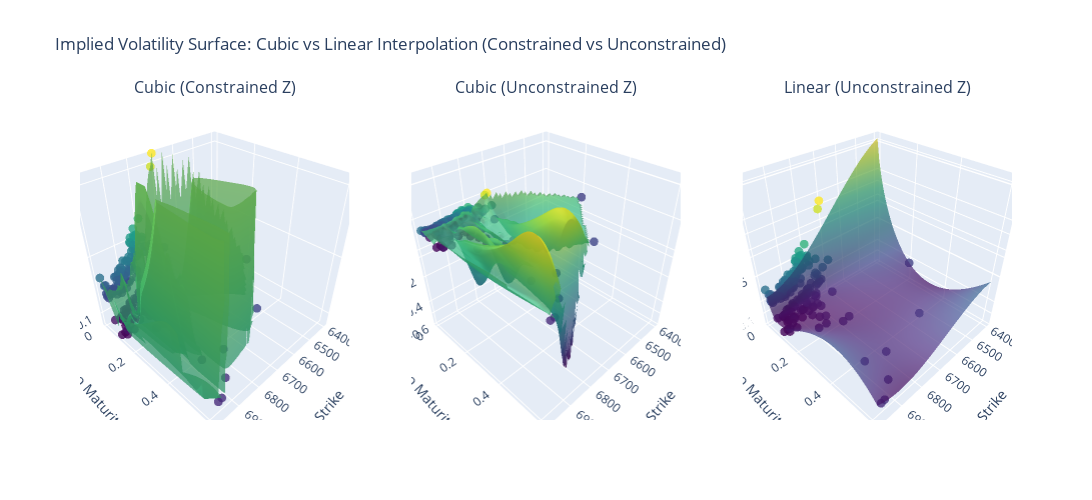

Notebook source saved alongside this figure:
### Markdown cell above
## Get Interpolation and Regression (as comparison)

### Code cell
interp,regres = get_interp(calls)
plot_two_interp(interp,regres,calls)

### Figure 1 — Plotly figure (JSON) as saved in the notebook; plotly's stock layout.template omitted (floating-point values rounded to 4 significant figures; data arrays with more than 128 entries replaced by an {"elided": "..."} marker saying what was removed)
{"data": [{"marker": {"color": {"elided": "170 float values"}, "colorscale": [[0, "#440154"], [0.1111, "#482878"], [0.2222, "#3e4989"], [0.3333, "#31688e"], [0.4444, "#26828e"], [0.5556, "#1f9e89"], [0.6667, "#35b779"], [0.7778, "#6ece58"], [0.8889, "#b5de2b"], [1, "#fde725"]], "opacity": 0.8, "size": 3}, "mode": "markers", "scene": "scene", "showlegend": false, "type": "scatter3d", "x": {"elided": "170 float values"}, "y": {"elided": "170 float values"}, "z": {"elided": "170 float values"}}, {"colorscale": [[0, "#440154"], [0.1111, "#482878"], [0.2222, "#3e4989"], [0.3333, "#31688e"], [0.4444, "#26828e"], [0.5556, "#1f9e89"], [0.6667, "#35b779"], [0.7778, "#6ece58"], [0.8889, "#b5de2b"], [1, "#fde725"]], "opacity": 0.7, "scene": "scene", "showlegend": false, "showscale": false, "type": "surface", "x": {"elided": "60x60 float values"}, "y": {"elided": "60x60 float values"}, "z": {"elided": "60x60 float values"}}, {"marker": {"color": {"elided": "170 float values"}, "colorscale": [[0, "#440154"], [0.1111, "#482878"], [0.2222, "#3e4989"], [0.3333, "#31688e"], [0.4444, "#26828e"], [0.5556, "#1f9e89"], [0.6667, "#35b779"], [0.7778, "#6ece58"], [0.8889, "#b5de2b"], [1, "#fde725"]], "opacity": 0.8, "size": 3}, "mode": "markers", "scene": "scene2", "showlegend": false, "type": "scatter3d", "x": {"elided": "170 float values"}, "y": {"elided": "170 float values"}, "z": {"elided": "170 float values"}}, {"colorscale": [[0, "#440154"], [0.1111, "#482878"], [0.2222, "#3e4989"], [0.3333, "#31688e"], [0.4444, "#26828e"], [0.5556, "#1f9e89"], [0.6667, "#35b779"], [0.7778, "#6ece58"], [0.8889, "#b5de2b"], [1, "#fde725"]], "opacity": 0.7, "scene": "scene2", "showlegend": false, "showscale": false, "type": "surface", "x": {"elided": "60x60 float values"}, "y": {"elided": "60x60 float values"}, "z": {"elided": "60x60 float values"}}, {"marker": {"color": {"elided": "170 float values"}, "colorscale": [[0, "#440154"], [0.1111, "#482878"], [0.2222, "#3e4989"], [0.3333, "#31688e"], [0.4444, "#26828e"], [0.5556, "#1f9e89"], [0.6667, "#35b779"], [0.7778, "#6ece58"], [0.8889, "#b5de2b"], [1, "#fde725"]], "opacity": 0.8, "size": 3}, "mode": "markers", "scene": "scene3", "showlegend": false, "type": "scatter3d", "x": {"elided": "170 float values"}, "y": {"elided": "170 float values"}, "z": {"elided": "170 float values"}}, {"colorscale": [[0, "#440154"], [0.1111, "#482878"], [0.2222, "#3e4989"], [0.3333, "#31688e"], [0.4444, "#26828e"], [0.5556, "#1f9e89"], [0.6667, "#35b779"], [0.7778, "#6ece58"], [0.8889, "#b5de2b"], [1, "#fde725"]], "opacity": 0.7, "scene": "scene3", "showlegend": false, "showscale": false, "type": "surface", "x": {"elided": "60x60 float values"}, "y": {"elided": "60x60 float values"}, "z": {"elided": "60x60 float values"}}], "layout": {"annotations": [{"font": {"size": 16}, "showarrow": false, "text": "Cubic (Constrained Z)", "x": 0.1444, "xanchor": "center", "xref": "paper", "y": 1, "yanchor": "bottom", "yref": "paper"}, {"font": {"size": 16}, "showarrow": false, "text": "Cubic (Unconstrained Z)", "x": 0.5, "xanchor": "center", "xref": "paper", "y": 1, "yanchor": "bottom", "yref": "paper"}, {"font": {"size": 16}, "showarrow": false, "text": "Linear (Unconstrained Z)", "x": 0.8556, "xanchor": "center", "xref": "paper", "y": 1, "yanchor": "bottom", "yref": "paper"}], "height": 500, "scene": {"domain": {"x": [0, 0.2889], "y": [0, 1]}, "xaxis": {"title": {"text": "Strike"}}, "yaxis": {"title": {"text": "Time to Maturity (years)"}}, "zaxis": {"range": [0.08857, 0.2072], "title": {"text": "Implied Volatility"}}}, "scene2": {"domain": {"x": [0.3556, 0.6444], "y": [0, 1]}, "xaxis": {"title": {"text": "Strike"}}, "yaxis": {"title": {"text": "Time to Maturity (years)"}}, "zaxis": {"title": {"text": "Implied Volatility"}}}, "scene3": {"domain": {"x": [0.7111, 1], "y": [0, 1]}, "xaxis": {"title": {"text": "Strike"}}, "yaxis": {"title": {"text": "Time to Maturity (years)"}}, "zaxis": {"title": {"text": "Implied Volatility"}}}, "title": {"text": "Implied Volatility Surface: Cubic vs Linear Interpolation (Constrained vs Unconstrained)"}, "width": 1500}}
